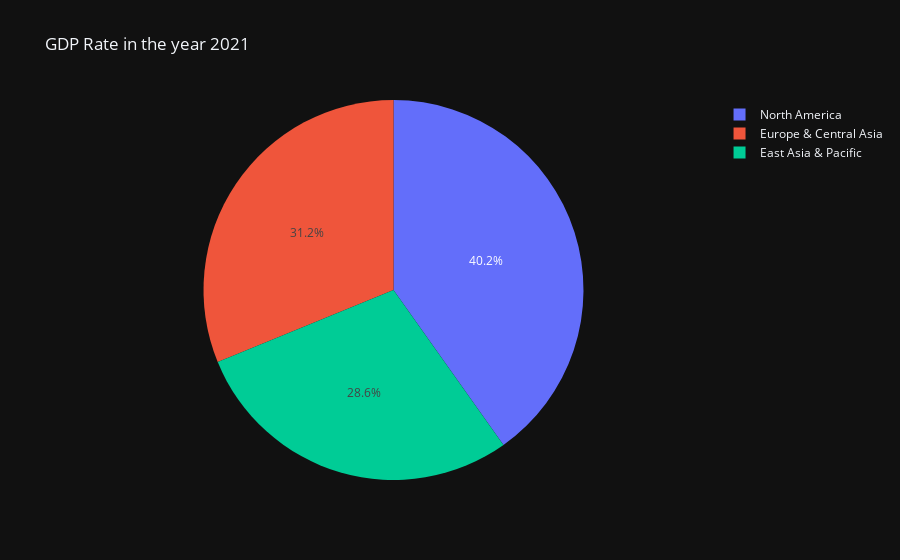

The notebook cell saved with this chart:
### Markdown cell above
### Comparing one year i.e., "2021" using pie chart

### Code cell
fig = px.pie(Group_by, values = 'value', names=Group_by.index, title = "GDP Rate in the year 2021",template = "plotly_dark")
fig.show()

### Figure 1 — Plotly figure (JSON) as saved in the notebook; plotly's stock layout.template omitted (floating-point values rounded to 4 significant figures)
{"data": [{"domain": {"x": [0, 1], "y": [0, 1]}, "hovertemplate": "Region=%{label}<br>value=%{value}<extra></extra>", "labels": ["East Asia & Pacific", "Europe & Central Asia", "North America"], "legendgroup": "", "name": "", "showlegend": true, "type": "pie", "values": [49370.0, 53800.0, 69290.0]}], "layout": {"legend": {"tracegroupgap": 0}, "title": {"text": "GDP Rate in the year 2021"}}}
